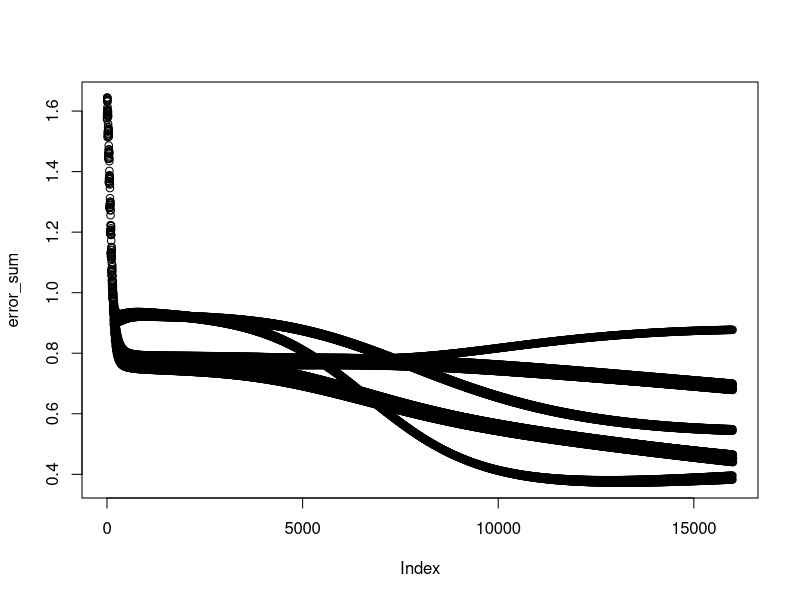
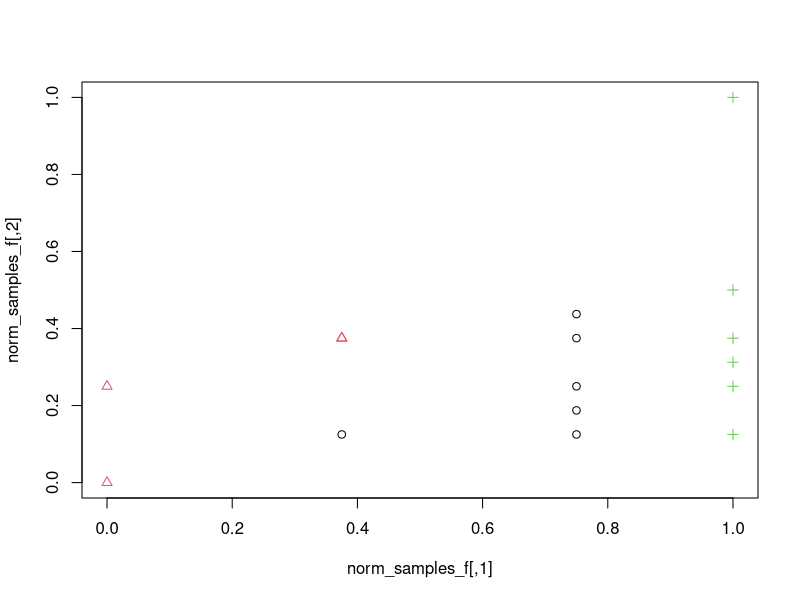
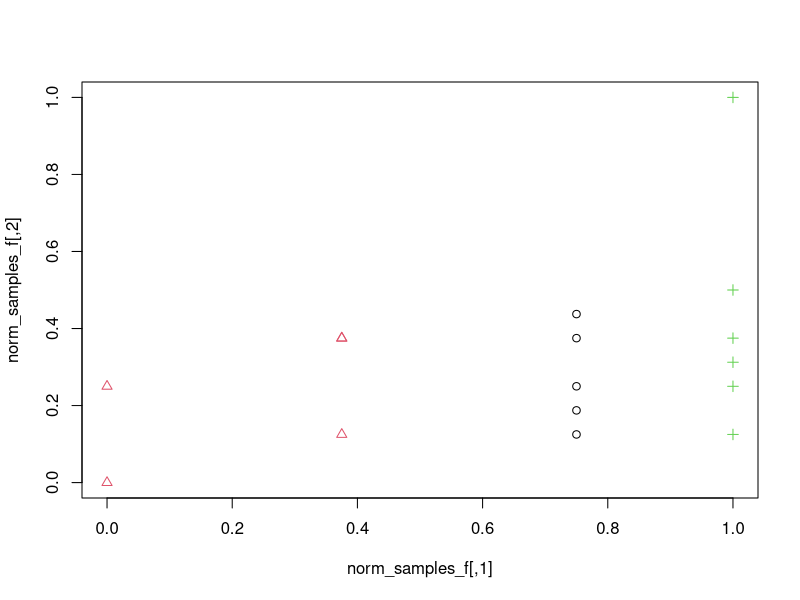
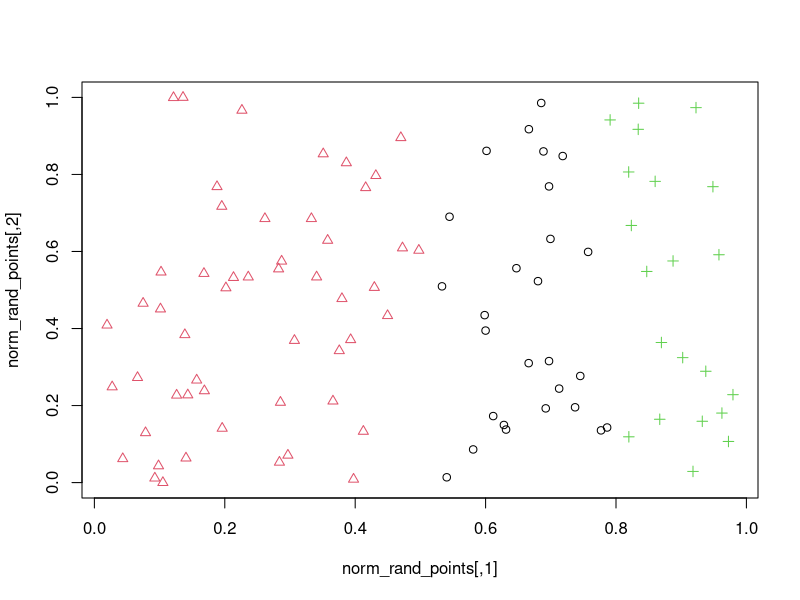

Generate these figures, in order, with R:
set.seed(88)

library(scales)

ETA <<- 0.01

# input layer
NUM_FEATURES <<- 2
INPUT_WIDTH <<- NUM_FEATURES + 1 # (bias)

# hidden layer
HIDDEN_LAYER_WIDTH <<- 5
ANN_WIDTH <<- HIDDEN_LAYER_WIDTH + 1 # (bias)

# output layer
NUM_CLASSES <<- 4
OUTPUT_WIDTH <<- NUM_CLASSES

# ----------------               -                -----------
# num features + 1 (input axons) 6 (hidden_axons) num classes
# ----------------               -                -----------

# input layer
input_activation <<- matrix(data = 1,
                            nrow = INPUT_WIDTH,
                            ncol = 1)
input_axon_w <<- matrix(data = runif(n = HIDDEN_LAYER_WIDTH * INPUT_WIDTH),
                        nrow = INPUT_WIDTH,
                        ncol = HIDDEN_LAYER_WIDTH)
# hidden layer
hidden_deltas <<- matrix(data = 1,
                         nrow = HIDDEN_LAYER_WIDTH,
                         ncol = 1)
hidden_activation <<- matrix(data = 1,
                             nrow = ANN_WIDTH,
                             ncol = 1)
hidden_axon_w <<- matrix(data = runif(n = ANN_WIDTH * OUTPUT_WIDTH),
                         nrow = ANN_WIDTH,
                         ncol = OUTPUT_WIDTH)
# output layer
output_deltas <<- matrix(data = 1,
                         nrow = OUTPUT_WIDTH,
                         ncol = 1)
output_activation <<- matrix(data = 1,
                             nrow = OUTPUT_WIDTH,
                             ncol = 1)

activation_function <- function(x){
  1/(1 + exp(-(x)))
}

forward_prop <- function(training_sample_features){
  # input layer
  input_activation <<- c(training_sample_features,1)
  
  hidden_activation <<-
    c(activation_function(t(input_axon_w) %*% input_activation),1)
  
  output_activation <<-
    activation_function(t(hidden_axon_w) %*% hidden_activation)
}

encode_class <- function(sample_class){
  ann_class_encoding <- numeric(NUM_CLASSES)
  ann_class_encoding[sample_class] <- 1
  return(ann_class_encoding)
}

calc_err <- function(sample_class){
  ann_class_encoding <- encode_class(sample_class)
  return(output_activation - ann_class_encoding)
}

backward_prop <- function(sample_class){
  output_deltas <<- calc_err(sample_class)
  
  hidden_deltas <<-
    hidden_axon_w %*%
    output_deltas *
    hidden_activation *
    (1 - hidden_activation)
  
  input_axon_w <<-
    input_axon_w -
    ETA *
    input_activation %*%
    t(hidden_deltas[1:HIDDEN_LAYER_WIDTH])
  
  hidden_axon_w <<-
    hidden_axon_w -
    ETA *
    hidden_activation %*%
    t(output_deltas)
  
  return(sqrt(sum((output_activation - encode_class(sample_class)) ^ 2)))
  #return(sum(output_deltas))
}

train <- function(training_samples_features, training_samples_classes){
  error_sum <- c()
  for(x in 1:1000){
    for(i in 1:nrow(training_samples_features)){
      forward_prop(training_samples_features[i,])
      error_sum <- c(error_sum,backward_prop(training_samples_classes[i]))
    }
  }
  plot(error_sum)
}

predict <- function(test_sample_features){
  forward_prop(test_sample_features)
  prediction <- output_activation
  #print(output_activation)
  return(which(prediction == max(prediction)))
}

predict_n <- function(test_samples_features){
  ps <- c()
  for(i in 1:nrow(test_samples_features)){
    ps <- c(ps,predict(test_samples_features[i,]))
  }
  return(ps)
}

samples_f <- matrix(
  c(0,0,
    0,.2,
    .3,.3,
    .3,.3,
    .3,.1,
    .6,.15,
    .6,.2,
    .6,.3,
    .6,.1,
    .6,.35,
    .8,.8,
    .8,.25,
    .8,.1,
    .8,.3,
    .8,.2,
    .8,.4),
  nrow = 16,
  ncol = 2,
  byrow = TRUE)

samples_c <- matrix(
  c(2,2,2,2,1,1,1,1,1,1,3,3,3,3,3,3),
  nrow = 16,
  ncol = 1,
  byrow = TRUE
)

norm_samples_f <- scales::rescale(samples_f, to = c(0,1))
train(norm_samples_f, samples_c)

plot(norm_samples_f,col=samples_c,pch=samples_c)

pred_train <- predict_n(norm_samples_f)
plot(norm_samples_f,col=pred_train,pch=pred_train)


rand_points <<- matrix(data = runif(n = 2 * 100),
                       nrow = 100,
                       ncol = 2)
norm_rand_points <- scales::rescale(rand_points, to = c(0,1))
pred_classes <- predict_n(norm_rand_points)
plot(norm_rand_points,col=pred_classes,pch=pred_classes)
